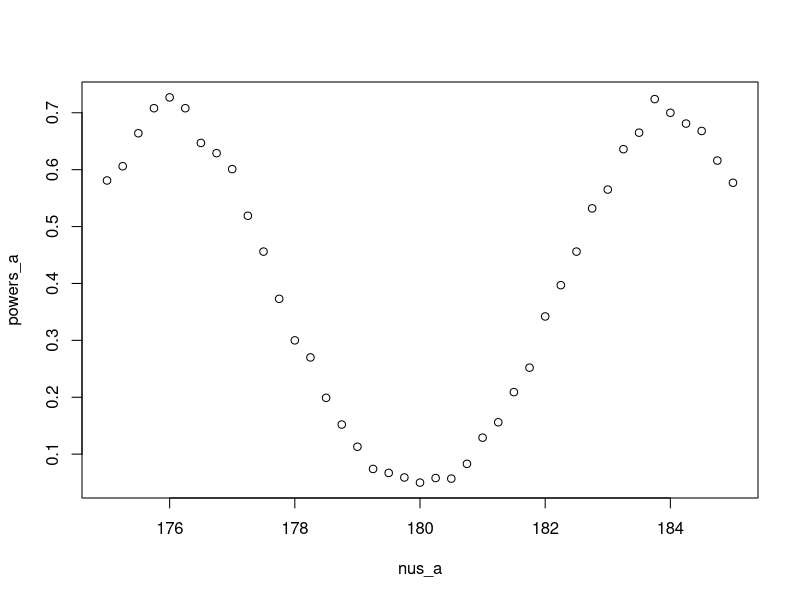
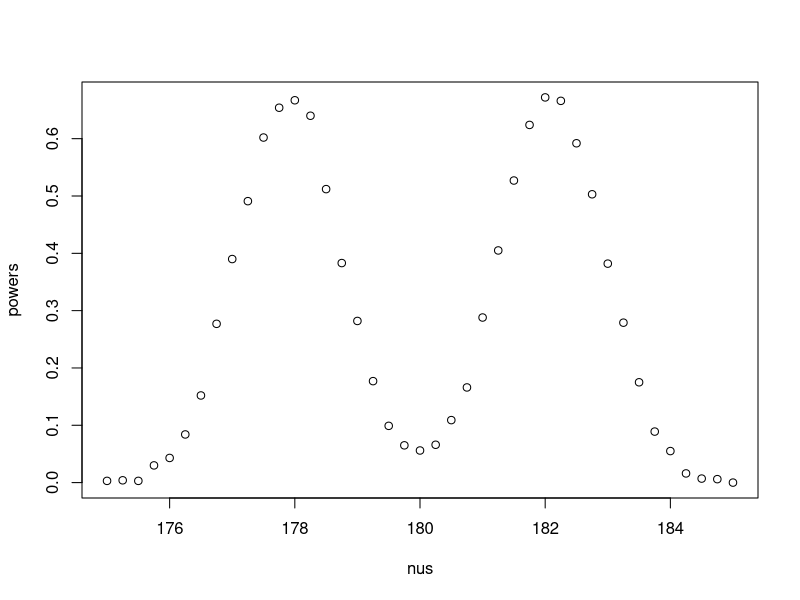
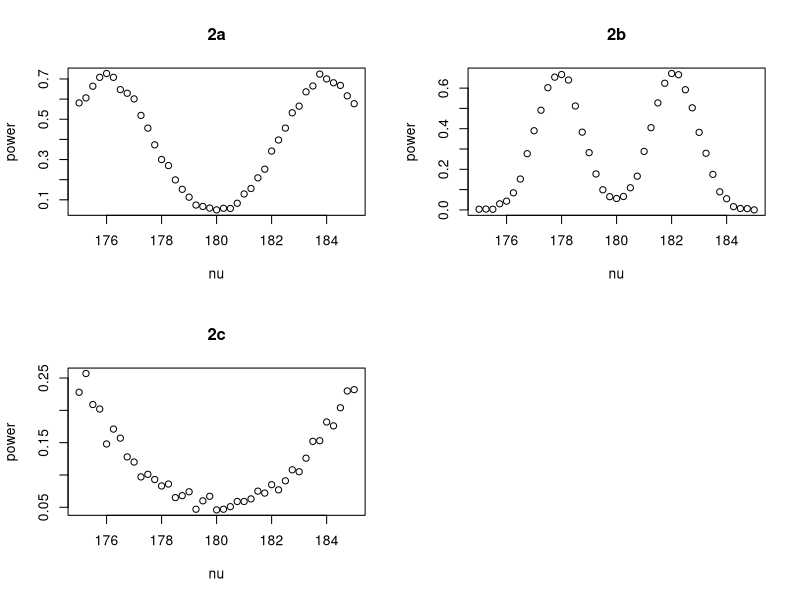
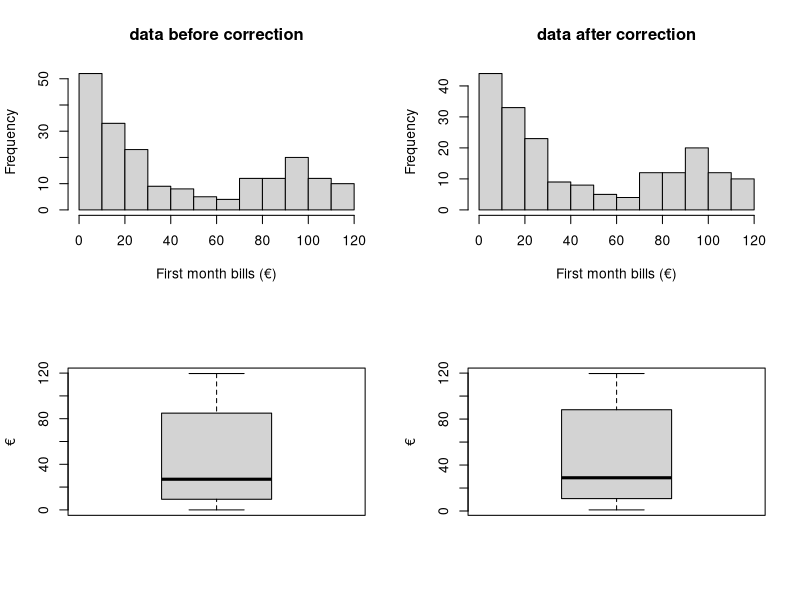
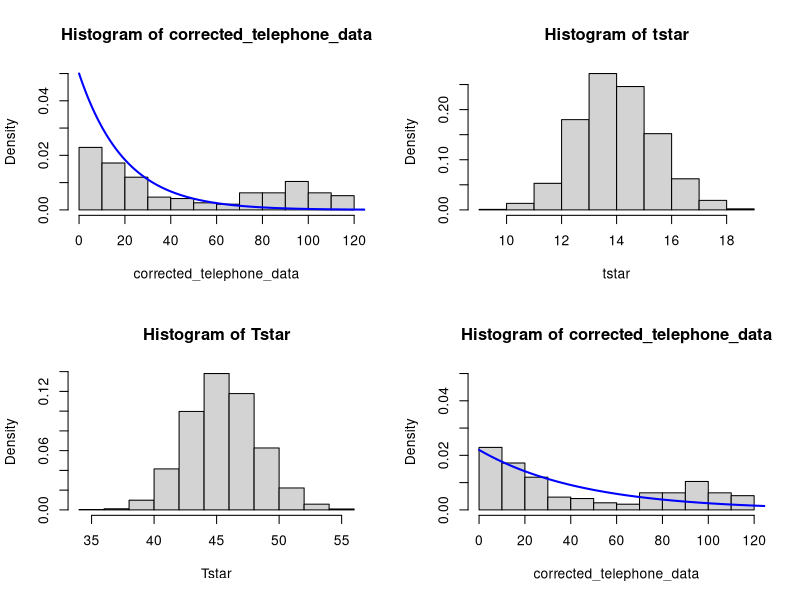
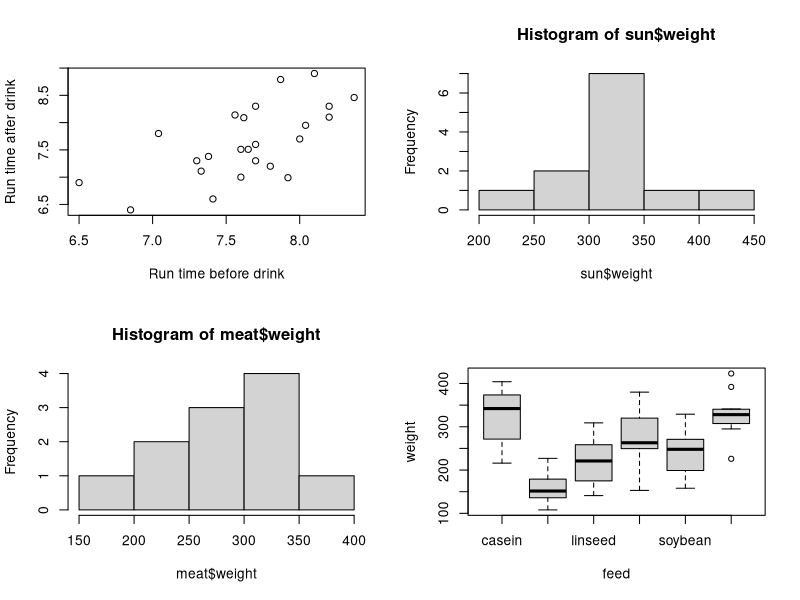
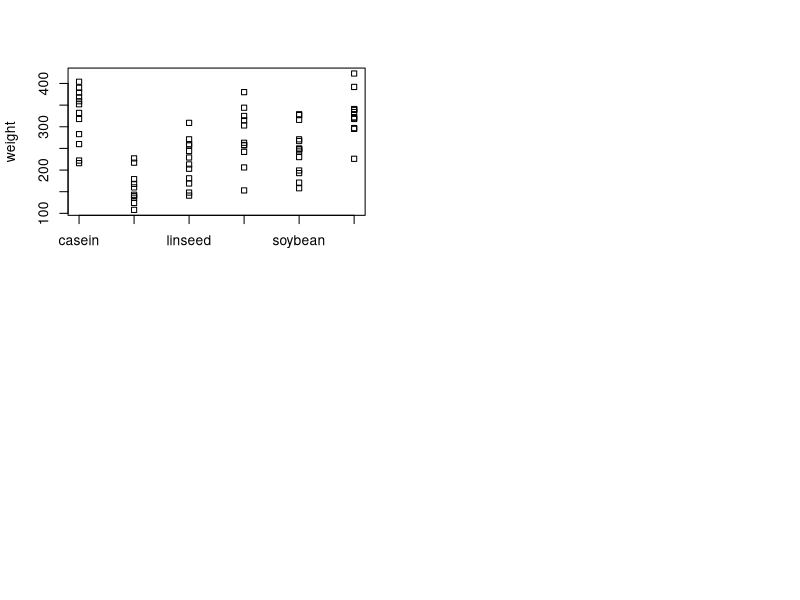

These charts were generated, in order, by the following R code:
## ---- chunk 1
knitr::opts_chunk$set(echo = TRUE)
## ---- chunk 2
birth = read.table("birthweight.txt",header=TRUE)
birthweight = birth$birthweight
## ---- chunk 3
mean(birthweight)
## ---- chunk 4
shapiro.test(birthweight)[2]
## ---- chunk 5
alpha = .1
t.test(birthweight, alternative = "l", conf.level = 1-alpha, mu = 2800)[3]
## ---- chunk 6
alpha = .05
t.test(birthweight, alternative = "l", conf.level = 1-alpha, mu = 2800)[3]

alpha = .05

## ---- chunk 7
n=m=30
mu=180
nu=175
sd=5

B=1000
p=numeric(B)
for (b in 1:B) {
  x=rnorm(n,mu,sd);
  y=rnorm(m,nu,sd);
  p[b]=t.test(x,y,var.equal = TRUE)[[3]]}
a <- table(p)
length(a[names(a)<0.05])/length(a)
## ---- chunk 8
n=m=30
mu=180
nus=seq(175,185,by=0.25)
sd=5

powers = numeric(length(nus))

B=1000
p=numeric(B)
for (i in 1:length(nus)) {
  nu = nus[i]
  for (b in 1:B) {
    x=rnorm(n,mu,sd);
    y=rnorm(m,nu,sd);
    p[b]=t.test(x,y,var.equal = TRUE)[[3]]}
  a <- table(p)
  powers[i] = length(a[names(a)<0.05])/length(a)
} 
powers_a = powers
nus_a = nus

plot1 = plot(nus_a, powers_a)
## ---- chunk 9
n=m=100
mu=180
nus=seq(175,185,by=0.25)
sd=5

powers = numeric(length(nus))

B=1000
p=numeric(B)
for (i in 1:length(nus)) {
  nu = nus[i]
  for (b in 1:B) {
    x=rnorm(n,mu,sd);
    y=rnorm(m,nu,sd);
    p[b]=t.test(x,y,var.equal = TRUE)[[3]]}
  a <- table(p)
  powers[i] = length(a[names(a)<0.05])/length(a)
} 
powers_b = powers
nus_b = nus

plot2 = plot(nus, powers)
## ---- chunk 10
n=m=30
mu=180
nus=seq(175,185,by=0.25)
sd=15

powers = numeric(length(nus))

B=1000
p=numeric(B)
for (i in 1:length(nus)) {
  nu = nus[i]
  for (b in 1:B) {
    x=rnorm(n,mu,sd);
    y=rnorm(m,nu,sd);
    p[b]=t.test(x,y,var.equal = TRUE)[[3]]}
  a <- table(p)
  powers[i] = length(a[names(a)<0.05])/length(a)
} 
powers_c = powers
nus_c = nus
## ---- chunk 11
par(mfrow=c(2,2))
plot(nus_a, powers_a, main="2a", xlab="nu", ylab="power")
plot(nus_b, powers_b, main="2b", xlab="nu", ylab="power")
plot(nus_c, powers_c, main="2c", xlab="nu", ylab="power")
## ---- chunk 12
telephone_data = read.table("telephone.txt",header=TRUE)

# sorted data of firsth month bills
sort(telephone_data$Bills)
## ---- chunk 13
# row_sub = apply(dd, 1, function(row) all(row !=0 ))
corrected_telephone_data = telephone_data[apply(telephone_data, 1, function(row) all(row !=0 )), ]

par(mfrow=c(2,2))
hist(telephone_data$Bills, xlab = "First month bills (€)", main = "data before correction")
hist(corrected_telephone_data, xlab = "First month bills (€)", main = "data after correction")
boxplot(telephone_data$Bills, ylab = "€")
boxplot(corrected_telephone_data, ylab = "€")
## ---- chunk 14

lamb = .05

hist(corrected_telephone_data, prob=T, ylim = c(0,0.05))
x = seq(0, length(corrected_telephone_data),length=1000)
f = lamb*exp(-lamb*x )
lines(x,f,col="blue",lwd=2)
## ---- chunk 15
t = median(corrected_telephone_data)
B=1000
tstar=numeric(B)
n=length(corrected_telephone_data)
for (i in 1:B){
  xstar=rexp(n, lamb)
  tstar[i]=median(xstar)}
  hist(tstar,prob=T)
  
p_left=sum(tstar<t)/B
p_right=sum(tstar>t)/B
p=2*min(p_left,p_right)
p_left;p_right;p
## ---- chunk 16
B=5000
Tstar=numeric(B)
T1 = median(corrected_telephone_data)

for(i in 1:B) {
  Xstar=sample(corrected_telephone_data,replace=TRUE)
  Tstar[i]=median(Xstar) }
  Tstar05=quantile(Tstar,0.05)
  Tstar95=quantile(Tstar,0.95)
  sum(Tstar<Tstar05)
c(2*T1-Tstar95,2*T1-Tstar05)
## ---- chunk 17
B=5000
Tstar=numeric(B)
T1 = median(corrected_telephone_data)

for(i in 1:B) {
  Xstar=sample(corrected_telephone_data,replace=TRUE)
  Tstar[i]=mean(Xstar) 
  }
Tstar05=quantile(Tstar,0.05)
Tstar95=quantile(Tstar,0.95)
sum(Tstar<Tstar05)

c(2*T1-Tstar95,2*T1-Tstar05)
## ---- chunk 18
hist(Tstar, prob=T)
## ---- chunk 19
shapiro.test(Tstar)
## ---- chunk 20
est_lamb = 1/(mean(Tstar))
est_lamb
## ---- chunk 21
hist(corrected_telephone_data, prob=T, ylim = c(0,0.05))
x = seq(0, length(corrected_telephone_data),length=1000)
f = est_lamb*exp(-est_lamb*x )
lines(x,f,col="blue",lwd=2)
## ---- chunk 22
wilcox.test(corrected_telephone_data, mu=40, alternative="less")
## ---- chunk 23
B=5000
Tstar=numeric(B)
T1 = 10

for(i in 1:B) {
  Xstar=sample(corrected_telephone_data,replace=TRUE)
  Tstar[i]=sum(Xstar < T1) / length(Xstar)
  }
Tstar95=quantile(Tstar,0.95)
Tstar95
## ---- chunk 24
# Load data
run = read.table("run.txt",header=TRUE)
lemo = subset(run, drink == "lemo")
energy = subset(run, drink == "energy")


## ---- chunk 25
# qqnorm(run$before, main = "Normal Q-Q plot before drink")
# qqnorm(run$after, main = "Normal Q-Q plot after drink")
shapiro.test(run$before)
shapiro.test(run$after)

## ---- chunk 26
plot(run$before, run$after, xlab="Run time before drink", ylab="Run time after drink")
cor.test(run$before, run$after,  method = "pearson")
## ---- chunk 27
# qqnorm(lemo$before)
shapiro.test(lemo$before)
# qqnorm(lemo$after)
shapiro.test(lemo$after)

# qqnorm(energy$before)
shapiro.test(energy$before)
# qqnorm(energy$after)
shapiro.test(energy$after)
## ---- chunk 28
t.test(lemo$before, lemo$after, paired = TRUE, var.equal = FALSE)
t.test(energy$before, energy$after, paired = TRUE, var.equal = FALSE)

## ---- chunk 29
lemo_diff = lemo$before - lemo$after
energy_diff = energy$before - energy$after

# qqnorm(lemo_diff)
shapiro.test(lemo_diff)
# qqnorm(energy_diff)
shapiro.test(energy_diff)

t.test(lemo_diff, energy_diff, paired = FALSE)
## ---- chunk 30
chickwts$feed
sun = chickwts[chickwts$feed == "sunflower",]
meat = chickwts[chickwts$feed == "meatmeal",]
sun$weight; meat$weight

t.test(sun$weight,meat$weight)
wilcox.test(sun$weight,meat$weight)

hist(sun$weight)
hist(meat$weight)

ks.test(sun$weight,meat$weight)
## ---- chunk 31
chicks = chickwts
sunflower = chickwts[chickwts$feed == "sunflower",]$weight
meat = chickwts[chickwts$feed == "meatmeal",]$weight
horse = chickwts[chickwts$feed == "horsebean",]$weight
linseed = chickwts[chickwts$feed == "linseed",]$weight
soy = chickwts[chickwts$feed == "soybean",]$weight
cas = chickwts[chickwts$feed == "casein",]$weight
sun; meat; horse; linseed; soy; cas

boxplot(weight ~ feed, data=chickwts)
stripchart(weight ~ feed, data=chickwts, vertical=TRUE)

chickaov = lm(weight ~ feed, data = chickwts)
anova(chickaov)
## ---- chunk 32

## ---- chunk 33
attach(chickwts)
kruskal.test(weight, feed)
